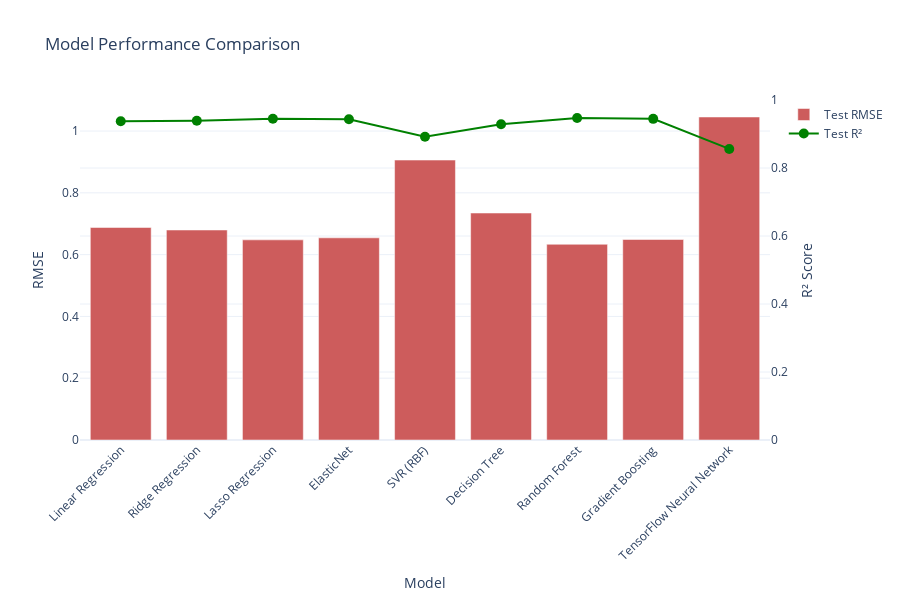

The cell this chart's notebook holds for it:
### Code cell
# Plotly interactive comparison
fig = go.Figure()

fig.add_trace(go.Bar(
    x=comparison_df['Model'],
    y=comparison_df['Test RMSE'],
    name='Test RMSE',
    marker_color='indianred'
))

fig.add_trace(go.Scatter(
    x=comparison_df['Model'],
    y=comparison_df['Test R²'],
    name='Test R²',
    yaxis='y2',
    mode='markers+lines',
    marker=dict(size=10, color='green')
))

fig.update_layout(
    title='Model Performance Comparison',
    xaxis=dict(title='Model', tickangle=-45),
    yaxis=dict(title='RMSE', side='left'),
    yaxis2=dict(title='R² Score', side='right', overlaying='y', range=[0, 1]),
    hovermode='x unified',
    template='plotly_white',
    height=600
)

fig.show()

### Figure 1 — Plotly figure (JSON) as saved in the notebook; plotly's stock layout.template omitted (floating-point values rounded to 4 significant figures)
{"data": [{"marker": {"color": "indianred"}, "name": "Test RMSE", "type": "bar", "x": ["Linear Regression", "Ridge Regression", "Lasso Regression", "ElasticNet", "SVR (RBF)", "Decision Tree", "Random Forest", "Gradient Boosting", "TensorFlow Neural Network"], "y": [0.6879, 0.6797, 0.6478, 0.6544, 0.9061, 0.7347, 0.6335, 0.6489, 1.045]}, {"marker": {"color": "green", "size": 10}, "mode": "markers+lines", "name": "Test R²", "type": "scatter", "x": ["Linear Regression", "Ridge Regression", "Lasso Regression", "ElasticNet", "SVR (RBF)", "Decision Tree", "Random Forest", "Gradient Boosting", "TensorFlow Neural Network"], "y": [0.9377, 0.9392, 0.9447, 0.9436, 0.8919, 0.9289, 0.9472, 0.9445, 0.8561], "yaxis": "y2"}], "layout": {"height": 600, "hovermode": "x unified", "title": {"text": "Model Performance Comparison"}, "xaxis": {"tickangle": -45, "title": {"text": "Model"}}, "yaxis": {"side": "left", "title": {"text": "RMSE"}}, "yaxis2": {"overlaying": "y", "range": [0, 1], "side": "right", "title": {"text": "R² Score"}}}}
